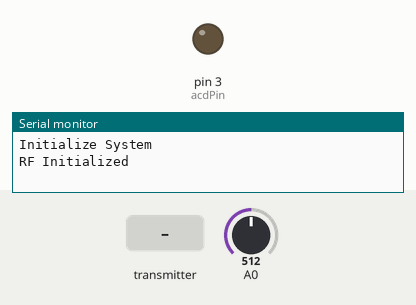
This sketch was run on a simulated Arduino Uno, built with avr-gcc and run on an emulated ATmega328P. Shown: output pins drawn as LEDs (lit = HIGH), the last lines printed to the serial monitor. Inputs (shaded band) come from the test bench; at power-on: A0 = 512. No radio packets arrive unless stated.

Above: at 1.2 s.
1.3 s: the transmitter starts sending text = 0
At 1.7 s:
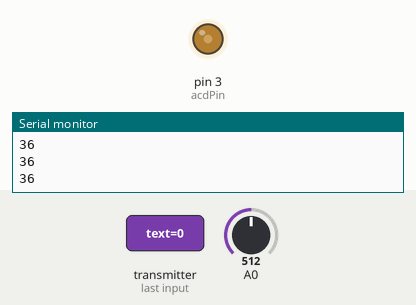
2.8 s: A0 set to 716
At 4.0 s:
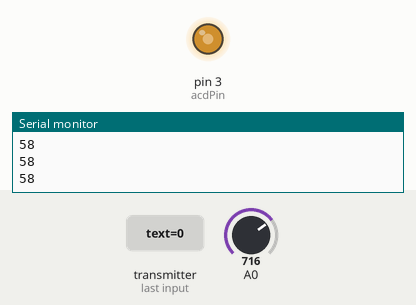
4.3 s: the transmitter starts sending text = 512
At 5.2 s:
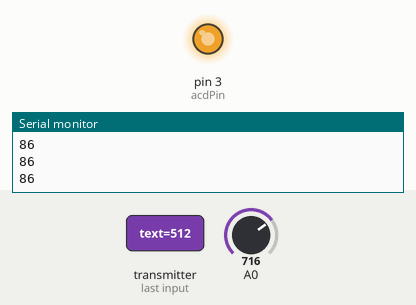
5.8 s: A0 set to 122
At 6.4 s:
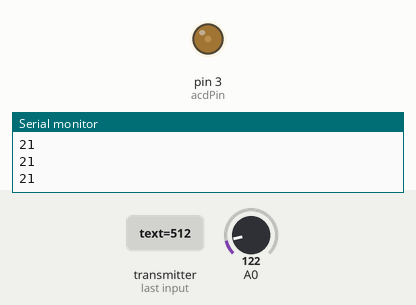
Timing chart, 0 to 8.3 s (numbered marks = the images above; inputs shaded):
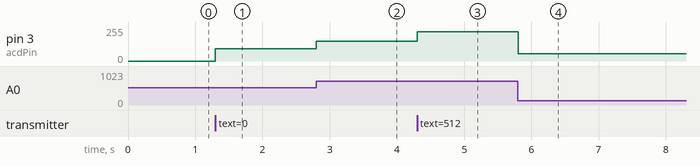

Measured:
- after the input at 1.3 s, pin 3 (acdPin): 0/255 → 91/255 at once
- after the input at 2.8 s, pin 3 (acdPin): 91/255 → 147/255 at once
- after the input at 4.3 s, pin 3 (acdPin): 147/255 → 219/255 at once
- after the input at 5.8 s, pin 3 (acdPin): 219/255 → 53/255 at once

The sketch:

Dimmer_nRF24_rx.ino
```cpp
//Libraries
#include <RBDdimmer.h>//https://github.com/RobotDynOfficial/RBDDimmer
#include <SPI.h>
#include <nRF24L01.h>
#include <RF24.h>

//Parameters: Dimmer
const int zeroCrossPin  = 2;
const int acdPin  = 3;
int MIN_POWER  = 0;
int MAX_POWER  = 40;
int POWER_STEP  = 1;

//LPF
int samples[3] = {0, 0, 0};
int value = 0;

//Parameters: nRF24
RF24 radio(7, 8); // CE, CSN
uint8_t address[][6] = {"Main", "Suit"};

//Variables
int power  = 0;

//Objects
dimmerLamp acd(acdPin);

void setup(){
//Init Serial USB
Serial.begin(9600);
Serial.println(F("Initialize System"));
acd.begin(NORMAL_MODE, ON);

RFSetup();
}

void loop(){
  //testDimmer();
  for (int i = 2; i>0; i--) {
    samples[i] =samples[i-1];
  }
  samples[0] = analogRead(A0);

  //power=0;

  if (radio.available()) {
    uint16_t text=0;
    radio.read(&text, sizeof(text));

    samples[0] = text;
    value = int(0.33*samples[0] + 0.33*samples[1] + 0.33*samples[2]);
    //Serial.println(value);

    //Serial.println(text);
    power = int(100*value/600 - 20);
    Serial.println(power);
  }
  acd.setPower(power);
}

void testDimmer(){/* function testDimmer */
////Sweep light power to test dimmer
  for(power=MIN_POWER;power<=MAX_POWER;power+=POWER_STEP){
    acd.setPower(power); // setPower(0-100%);
      Serial.print("lampValue -> ");
      Serial.print(acd.getPower());
      Serial.println("%");
    delay(100);
  }

  for(power=MAX_POWER;power>=MIN_POWER;power-=POWER_STEP){
    acd.setPower(power); // setPower(0-100%);
      Serial.print("lampValue -> ");
      Serial.print(acd.getPower());
      Serial.println("%");
    delay(100);
  }
}

// nRF Setup
void RFSetup(void) {
  radio.begin();
  radio.openReadingPipe(1, address[0]);
  radio.setChannel(125);
  radio.setPALevel(RF24_PA_MAX);
  radio.startListening();
  Serial.println(F("RF Initialized"));
}
```
